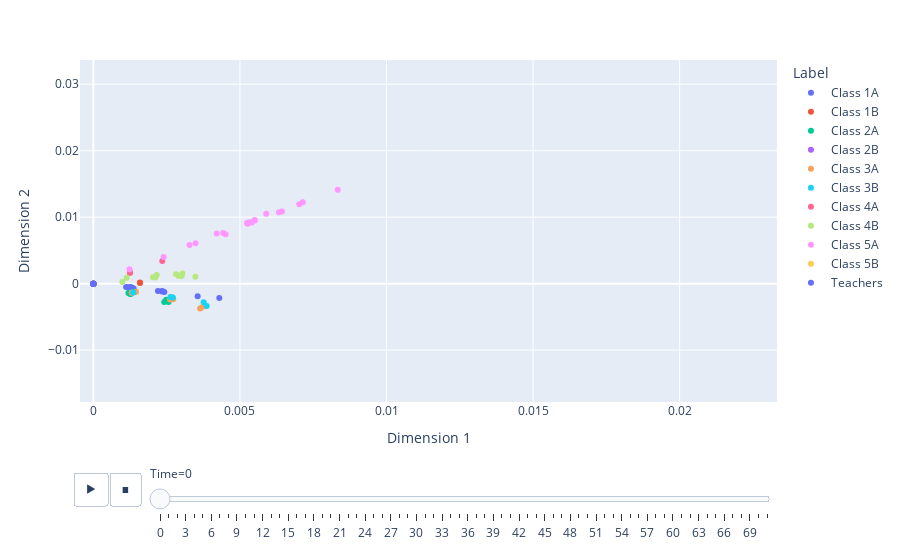

Here is the notebook cell this chart was saved with:
### Markdown cell above
#### A quick interactive and animated plot to explore your embedding

Click [here](https://edwarddavis1.github.io/example_pyemb_quick_plot/) to view an example of the interactive output of ```quick_plot()```.

### Code cell
# Quick interactive + animated plot of the embedding
fig = eb.quick_plot(URLSE_emb, n, T, node_labels)

### Figure 1 — Plotly figure (JSON) as saved in the notebook; plotly's stock layout.template omitted (floating-point values rounded to 4 significant figures)
{"data": [{"hovertemplate": "Label=Class 1A<br>Time=0<br>Dimension 1=%{x}<br>Dimension 2=%{y}<extra></extra>", "legendgroup": "Class 1A", "marker": {"color": "#636efa", "symbol": "circle"}, "mode": "markers", "name": "Class 1A", "orientation": "v", "showlegend": true, "type": "scatter", "x": [0.002341, 0.004296, 0.00127, 0.001277, 5.474e-17, 0.001241, 0.002348, 0.003556, 0.002201, 0.001277, 0.001373, 0.002419, 0.00127, 0.001116, 0.001324, 0.001324, 0.001186, 0.001186, 0, 0, 0, 0, 0], "xaxis": "x", "y": [-0.001171, -0.002154, -0.0006589, -0.0005327, -1.294e-17, -0.0008092, -0.001096, -0.001903, -0.001122, -0.000558, -0.0007375, -0.001274, -0.0006589, -0.0004926, -0.0006464, -0.0006464, -0.0005697, -0.000534, 0, 0, 0, 0, 0], "yaxis": "y"}, {"hovertemplate": "Label=Class 1B<br>Time=0<br>Dimension 1=%{x}<br>Dimension 2=%{y}<extra></extra>", "legendgroup": "Class 1B", "marker": {"color": "#EF553B", "symbol": "circle"}, "mode": "markers", "name": "Class 1B", "orientation": "v", "showlegend": true, "type": "scatter", "x": [0, 0, 0, 0, 0, 0.001589, 0.001589, 0, 0, 0, 0, 0, 0, 0, 0, 0, 0, 0, 0, 0, 0, 0, 0, 0, 0], "xaxis": "x", "y": [0, 0, 0, 0, 0, 0.0001882, 0.0001152, 0, 0, 0, 0, 0, 0, 0, 0, 0, 0, 0, 0, 0, 0, 0, 0, 0, 0], "yaxis": "y"}, {"hovertemplate": "Label=Class 2A<br>Time=0<br>Dimension 1=%{x}<br>Dimension 2=%{y}<extra></extra>", "legendgroup": "Class 2A", "marker": {"color": "#00cc96", "symbol": "circle"}, "mode": "markers", "name": "Class 2A", "orientation": "v", "showlegend": true, "type": "scatter", "x": [0.001223, 0.001263, 0, 0, 0, 0, 0, 0, 0, 0, 0, 0, 0, 0, 0, 0.002563, 0.002482, 0.001223, 0.002418, 0.001263, 0.002488, 0.001195, 0.001411], "xaxis": "x", "y": [-0.001376, -0.001554, 0, 0, 0, 0, 0, 0, 0, 0, 0, 0, 0, 0, 0, -0.002745, -0.002543, -0.001376, -0.002743, -0.001554, -0.002429, -0.001396, -0.001194], "yaxis": "y"}, {"hovertemplate": "Label=Class 2B<br>Time=0<br>Dimension 1=%{x}<br>Dimension 2=%{y}<extra></extra>", "legendgroup": "Class 2B", "marker": {"color": "#ab63fa", "symbol": "circle"}, "mode": "markers", "name": "Class 2B", "orientation": "v", "showlegend": true, "type": "scatter", "x": [0, 0, 0, 0, 0, 0, 0, 0, 0, 0, 0, 0, 0, 0, 0, 0, 0, 0, 0, 0, 0, 0, 0, 0, 0, 0], "xaxis": "x", "y": [0, 0, 0, 0, 0, 0, 0, 0, 0, 0, 0, 0, 0, 0, 0, 0, 0, 0, 0, 0, 0, 0, 0, 0, 0, 0], "yaxis": "y"}, {"hovertemplate": "Label=Class 3A<br>Time=0<br>Dimension 1=%{x}<br>Dimension 2=%{y}<extra></extra>", "legendgroup": "Class 3A", "marker": {"color": "#FFA15A", "symbol": "circle"}, "mode": "markers", "name": "Class 3A", "orientation": "v", "showlegend": true, "type": "scatter", "x": [0.001312, 0, 0.001312, 0.002724, 0, 0, 0, 0.001312, 0.003639, 0, 0, 0.003704, 0.001453, 0, 0, 0, 0.002615, 0, 0, 0, 0, 0, 0], "xaxis": "x", "y": [-0.001371, 0, -0.001371, -0.002353, 0, 0, 0, -0.001371, -0.00373, 0, 0, -0.00355, -0.001252, 0, 0, 0, -0.002389, 0, 0, 0, 0, 0, 0], "yaxis": "y"}, {"hovertemplate": "Label=Class 3B<br>Time=0<br>Dimension 1=%{x}<br>Dimension 2=%{y}<extra></extra>", "legendgroup": "Class 3B", "marker": {"color": "#19d3f3", "symbol": "circle"}, "mode": "markers", "name": "Class 3B", "orientation": "v", "showlegend": true, "type": "scatter", "x": [0, 0, 0, 0.003761, 0.002704, 0, 0, 0, 0, 0, 0, 0, 0.002704, 0, 0, 0.001361, 0.003865, 0.001361, 0, 0.002629, 0, 0], "xaxis": "x", "y": [0, 0, 0, -0.002812, -0.00209, 0, 0, 0, 0, 0, 0, 0, -0.00209, 0, 0, -0.001313, -0.00337, -0.001313, 0, -0.002024, 0, 0], "yaxis": "y"}, {"hovertemplate": "Label=Class 4A<br>Time=0<br>Dimension 1=%{x}<br>Dimension 2=%{y}<extra></extra>", "legendgroup": "Class 4A", "marker": {"color": "#FF6692", "symbol": "circle"}, "mode": "markers", "name": "Class 4A", "orientation": "v", "showlegend": true, "type": "scatter", "x": [0, 0, 0, 0, 0.001249, 0, 0, 0, 0, 0, 0, 0, 0, 0, 0, 0.002352, 0, 0, 0.001249, 0, 0], "xaxis": "x", "y": [0, 0, 0, 0, 0.001622, 0, 0, 0, 0, 0, 0, 0, 0, 0, 0, 0.003407, 0, 0, 0.001622, 0, 0], "yaxis": "y"}, {"hovertemplate": "Label=Class 4B<br>Time=0<br>Dimension 1=%{x}<br>Dimension 2=%{y}<extra></extra>", "legendgroup": "Class 4B", "marker": {"color": "#B6E880", "symbol": "circle"}, "mode": "markers", "name": "Class 4B", "orientation": "v", "showlegend": true, "type": "scatter", "x": [0.003478, 0.0009904, 0, 0.002899, 0.001134, 0.003037, 0.002031, 0.002821, 0, 0, 0, 0, 0, 0, 0, 0, 0.003009, 0.002112, 0, 0, 0.00216, 0, 0], "xaxis": "x", "y": [0.001032, 0.0002433, 0, 0.001182, 0.000878, 0.001516, 0.0009453, 0.001418, 0, 0, 0, 0, 0, 0, 0, 0, 0.001157, 0.0009127, 0, 0, 0.001295, 0, 0], "yaxis": "y"}, {"hovertemplate": "Label=Class 5A<br>Time=0<br>Dimension 1=%{x}<br>Dimension 2=%{y}<extra></extra>", "legendgroup": "Class 5A", "marker": {"color": "#FF97FF", "symbol": "circle"}, "mode": "markers", "name": "Class 5A", "orientation": "v", "showlegend": true, "type": "scatter", "x": [0, 0, 0.00451, 0.005262, 0.008336, 0.005502, 0.006433, 0.005502, 0.007143, 0.004428, 0.001236, 0.007021, 0.003487, 0.002398, 0.005896, 0.004206, 0.003279, 0.005323, 0.005242, 0, 0.0054, 0.006328], "xaxis": "x", "y": [0, 0, 0.007434, 0.009006, 0.01414, 0.009506, 0.01086, 0.009567, 0.01224, 0.007601, 0.002157, 0.01195, 0.006085, 0.004013, 0.01053, 0.007538, 0.005818, 0.009219, 0.009123, 0, 0.009191, 0.01075], "yaxis": "y"}, {"hovertemplate": "Label=Class 5B<br>Time=0<br>Dimension 1=%{x}<br>Dimension 2=%{y}<extra></extra>", "legendgroup": "Class 5B", "marker": {"color": "#FECB52", "symbol": "circle"}, "mode": "markers", "name": "Class 5B", "orientation": "v", "showlegend": true, "type": "scatter", "x": [0, 0, 0, 0, 0, 0, 0, 0, 0, 0, 0, 0, 0, 0, 0, 0, 0, 0, 0, 0, 0, 0, 0, 0], "xaxis": "x", "y": [0, 0, 0, 0, 0, 0, 0, 0, 0, 0, 0, 0, 0, 0, 0, 0, 0, 0, 0, 0, 0, 0, 0, 0], "yaxis": "y"}, {"hovertemplate": "Label=Teachers<br>Time=0<br>Dimension 1=%{x}<br>Dimension 2=%{y}<extra></extra>", "legendgroup": "Teachers", "marker": {"color": "#636efa", "symbol": "circle"}, "mode": "markers", "name": "Teachers", "orientation": "v", "showlegend": true, "type": "scatter", "x": [0, 0, 0, 0, 0, 0, 0, 0, 0, 0], "xaxis": "x", "y": [0, 0, 0, 0, 0, 0, 0, 0, 0, 0], "yaxis": "y"}], "layout": {"legend": {"title": {"text": "Label"}, "tracegroupgap": 0}, "margin": {"t": 60}, "sliders": [{"active": 0, "currentvalue": {"prefix": "Time="}, "len": 0.9, "pad": {"b": 10, "t": 60}, "steps": [{"args": [["0"], {"frame": {"duration": 0, "redraw": false}, "fromcurrent": true, "mode": "immediate", "transition": {"duration": 0, "easing": "linear"}}], "label": "0", "method": "animate"}, {"args": [["1"], {"frame": {"duration": 0, "redraw": false}, "fromcurrent": true, "mode": "immediate", "transition": {"duration": 0, "easing": "linear"}}], "label": "1", "method": "animate"}, {"args": [["2"], {"frame": {"duration": 0, "redraw": false}, "fromcurrent": true, "mode": "immediate", "transition": {"duration": 0, "easing": "linear"}}], "label": "2", "method": "animate"}, {"args": [["3"], {"frame": {"duration": 0, "redraw": false}, "fromcurrent": true, "mode": "immediate", "transition": {"duration": 0, "easing": "linear"}}], "label": "3", "method": "animate"}, {"args": [["4"], {"frame": {"duration": 0, "redraw": false}, "fromcurrent": true, "mode": "immediate", "transition": {"duration": 0, "easing": "linear"}}], "label": "4", "method": "animate"}, {"args": [["5"], {"frame": {"duration": 0, "redraw": false}, "fromcurrent": true, "mode": "immediate", "transition": {"duration": 0, "easing": "linear"}}], "label": "5", "method": "animate"}, {"args": [["6"], {"frame": {"duration": 0, "redraw": false}, "fromcurrent": true, "mode": "immediate", "transition": {"duration": 0, "easing": "linear"}}], "label": "6", "method": "animate"}, {"args": [["7"], {"frame": {"duration": 0, "redraw": false}, "fromcurrent": true, "mode": "immediate", "transition": {"duration": 0, "easing": "linear"}}], "label": "7", "method": "animate"}, {"args": [["8"], {"frame": {"duration": 0, "redraw": false}, "fromcurrent": true, "mode": "immediate", "transition": {"duration": 0, "easing": "linear"}}], "label": "8", "method": "animate"}, {"args": [["9"], {"frame": {"duration": 0, "redraw": false}, "fromcurrent": true, "mode": "immediate", "transition": {"duration": 0, "easing": "linear"}}], "label": "9", "method": "animate"}, {"args": [["10"], {"frame": {"duration": 0, "redraw": false}, "fromcurrent": true, "mode": "immediate", "transition": {"duration": 0, "easing": "linear"}}], "label": "10", "method": "animate"}, {"args": [["11"], {"frame": {"duration": 0, "redraw": false}, "fromcurrent": true, "mode": "immediate", "transition": {"duration": 0, "easing": "linear"}}], "label": "11", "method": "animate"}, {"args": [["12"], {"frame": {"duration": 0, "redraw": false}, "fromcurrent": true, "mode": "immediate", "transition": {"duration": 0, "easing": "linear"}}], "label": "12", "method": "animate"}, {"args": [["13"], {"frame": {"duration": 0, "redraw": false}, "fromcurrent": true, "mode": "immediate", "transition": {"duration": 0, "easing": "linear"}}], "label": "13", "method": "animate"}, {"args": [["14"], {"frame": {"duration": 0, "redraw": false}, "fromcurrent": true, "mode": "immediate", "transition": {"duration": 0, "easing": "linear"}}], "label": "14", "method": "animate"}, {"args": [["15"], {"frame": {"duration": 0, "redraw": false}, "fromcurrent": true, "mode": "immediate", "transition": {"duration": 0, "easing": "linear"}}], "label": "15", "method": "animate"}, {"args": [["16"], {"frame": {"duration": 0, "redraw": false}, "fromcurrent": true, "mode": "immediate", "transition": {"duration": 0, "easing": "linear"}}], "label": "16", "method": "animate"}, {"args": [["17"], {"frame": {"duration": 0, "redraw": false}, "fromcurrent": true, "mode": "immediate", "transition": {"duration": 0, "easing": "linear"}}], "label": "17", "method": "animate"}, {"args": [["18"], {"frame": {"duration": 0, "redraw": false}, "fromcurrent": true, "mode": "immediate", "transition": {"duration": 0, "easing": "linear"}}], "label": "18", "method": "animate"}, {"args": [["19"], {"frame": {"duration": 0, "redraw": false}, "fromcurrent": true, "mode": "immediate", "transition": {"duration": 0, "easing": "linear"}}], "label": "19", "method": "animate"}, {"args": [["20"], {"frame": {"duration": 0, "redraw": false}, "fromcurrent": true, "mode": "immediate", "transition": {"duration": 0, "easing": "linear"}}], "label": "20", "method": "animate"}, {"args": [["21"], {"frame": {"duration": 0, "redraw": false}, "fromcurrent": true, "mode": "immediate", "transition": {"duration": 0, "easing": "linear"}}], "label": "21", "method": "animate"}, {"args": [["22"], {"frame": {"duration": 0, "redraw": false}, "fromcurrent": true, "mode": "immediate", "transition": {"duration": 0, "easing": "linear"}}], "label": "22", "method": "animate"}, {"args": [["23"], {"frame": {"duration": 0, "redraw": false}, "fromcurrent": true, "mode": "immediate", "transition": {"duration": 0, "easing": "linear"}}], "label": "23", "method": "animate"}, {"args": [["24"], {"frame": {"duration": 0, "redraw": false}, "fromcurrent": true, "mode": "immediate", "transition": {"duration": 0, "easing": "linear"}}], "label": "24", "method": "animate"}, {"args": [["25"], {"frame": {"duration": 0, "redraw": false}, "fromcurrent": true, "mode": "immediate", "transition": {"duration": 0, "easing": "linear"}}], "label": "25", "method": "animate"}, {"args": [["26"], {"frame": {"duration": 0, "redraw": false}, "fromcurrent": true, "mode": "immediate", "transition": {"duration": 0, "easing": "linear"}}], "label": "26", "method": "animate"}, {"args": [["27"], {"frame": {"duration": 0, "redraw": false}, "fromcurrent": true, "mode": "immediate", "transition": {"duration": 0, "easing": "linear"}}], "label": "27", "method": "animate"}, {"args": [["28"], {"frame": {"duration": 0, "redraw": false}, "fromcurrent": true, "mode": "immediate", "transition": {"duration": 0, "easing": "linear"}}], "label": "28", "method": "animate"}, {"args": [["29"], {"frame": {"duration": 0, "redraw": false}, "fromcurrent": true, "mode": "immediate", "transition": {"duration": 0, "easing": "linear"}}], "label": "29", "method": "animate"}, {"args": [["30"], {"frame": {"duration": 0, "redraw": false}, "fromcurrent": true, "mode": "immediate", "transition": {"duration": 0, "easing": "linear"}}], "label": "30", "method": "animate"}, {"args": [["31"], {"frame": {"duration": 0, "redraw": false}, "fromcurrent": true, "mode": "immediate", "transition": {"duration": 0, "easing": "linear"}}], "label": "31", "method": "animate"}, {"args": [["32"], {"frame": {"duration": 0, "redraw": false}, "fromcurrent": true, "mode": "immediate", "transition": {"duration": 0, "easing": "linear"}}], "label": "32", "method": "animate"}, {"args": [["33"], {"frame": {"duration": 0, "redraw": false}, "fromcurrent": true, "mode": "immediate", "transition": {"duration": 0, "easing": "linear"}}], "label": "33", "method": "animate"}, {"args": [["34"], {"frame": {"duration": 0, "redraw": false}, "fromcurrent": true, "mode": "immediate", "transition": {"duration": 0, "easing": "linear"}}], "label": "34", "method": "animate"}, {"args": [["35"], {"frame": {"duration": 0, "redraw": false}, "fromcurrent": true, "mode": "immediate", "transition": {"duration": 0, "easing": "linear"}}], "label": "35", "method": "animate"}, {"args": [["36"], {"frame": {"duration": 0, "redraw": false}, "fromcurrent": true, "mode": "immediate", "transition": {"duration": 0, "easing": "linear"}}], "label": "36", "method": "animate"}, {"args": [["37"], {"frame": {"duration": 0, "redraw": false}, "fromcurrent": true, "mode": "immediate", "transition": {"duration": 0, "easing": "linear"}}], "label": "37", "method": "animate"}, {"args": [["38"], {"frame": {"duration": 0, "redraw": false}, "fromcurrent": true, "mode": "immediate", "transition": {"duration": 0, "easing": "linear"}}], "label": "38", "method": "animate"}, {"args": [["39"], {"frame": {"duration": 0, "redraw": false}, "fromcurrent": true, "mode": "immediate", "transition": {"duration": 0, "easing": "linear"}}], "label": "39", "method": "animate"}, {"args": [["40"], {"frame": {"duration": 0, "redraw": false}, "fromcurrent": true, "mode": "immediate", "transition": {"duration": 0, "easing": "linear"}}], "label": "40", "method": "animate"}, {"args": [["41"], {"frame": {"duration": 0, "redraw": false}, "fromcurrent": true, "mode": "immediate", "transition": {"duration": 0, "easing": "linear"}}], "label": "41", "method": "animate"}, {"args": [["42"], {"frame": {"duration": 0, "redraw": false}, "fromcurrent": true, "mode": "immediate", "transition": {"duration": 0, "easing": "linear"}}], "label": "42", "method": "animate"}, {"args": [["43"], {"frame": {"duration": 0, "redraw": false}, "fromcurrent": true, "mode": "immediate", "transition": {"duration": 0, "easing": "linear"}}], "label": "43", "method": "animate"}, {"args": [["44"], {"frame": {"duration": 0, "redraw": false}, "fromcurrent": true, "mode": "immediate", "transition": {"duration": 0, "easing": "linear"}}], "label": "44", "method": "animate"}, {"args": [["45"], {"frame": {"duration": 0, "redraw": false}, "fromcurrent": true, "mode": "immediate", "transition": {"duration": 0, "easing": "linear"}}], "label": "45", "method": "animate"}, {"args": [["46"], {"frame": {"duration": 0, "redraw": false}, "fromcurrent": true, "mode": "immediate", "transition": {"duration": 0, "easing": "linear"}}], "label": "46", "method": "animate"}, {"args": [["47"], {"frame": {"duration": 0, "redraw": false}, "fromcurrent": true, "mode": "immediate", "transition": {"duration": 0, "easing": "linear"}}], "label": "47", "method": "animate"}, {"args": [["48"], {"frame": {"duration": 0, "redraw": false}, "fromcurrent": true, "mode": "immediate", "transition": {"duration": 0, "easing": "linear"}}], "label": "48", "method": "animate"}, {"args": [["49"], {"frame": {"duration": 0, "redraw": false}, "fromcurrent": true, "mode": "immediate", "transition": {"duration": 0, "easing": "linear"}}], "label": "49", "method": "animate"}, {"args": [["50"], {"frame": {"duration": 0, "redraw": false}, "fromcurrent": true, "mode": "immediate", "transition": {"duration": 0, "easing": "linear"}}], "label": "50", "method": "animate"}, {"args": [["51"], {"frame": {"duration": 0, "redraw": false}, "fromcurrent": true, "mode": "immediate", "transition": {"duration": 0, "easing": "linear"}}], "label": "51", "method": "animate"}, {"args": [["52"], {"frame": {"duration": 0, "redraw": false}, "fromcurrent": true, "mode": "immediate", "transition": {"duration": 0, "easing": "linear"}}], "label": "52", "method": "animate"}, {"args": [["53"], {"frame": {"duration": 0, "redraw": false}, "fromcurrent": true, "mode": "immediate", "transition": {"duration": 0, "easing": "linear"}}], "label": "53", "method": "animate"}, {"args": [["54"], {"frame": {"duration": 0, "redraw": false}, "fromcurrent": true, "mode": "immediate", "transition": {"duration": 0, "easing": "linear"}}], "label": "54", "method": "animate"}, {"args": [["55"], {"frame": {"duration": 0, "redraw": false}, "fromcurrent": true, "mode": "immediate", "transition": {"duration": 0, "easing": "linear"}}], "label": "55", "method": "animate"}, {"args": [["56"], {"frame": {"duration": 0, "redraw": false}, "fromcurrent": true, "mode": "immediate", "transition": {"duration": 0, "easing": "linear"}}], "label": "56", "method": "animate"}, {"args": [["57"], {"frame": {"duration": 0, "redraw": false}, "fromcurrent": true, "mode": "immediate", "transition": {"duration": 0, "easing": "linear"}}], "label": "57", "method": "animate"}, {"args": [["58"], {"frame": {"duration": 0, "redraw": false}, "fromcurrent": true, "mode": "immediate", "transition": {"duration": 0, "easing": "linear"}}], "label": "58", "method": "animate"}, {"args": [["59"], {"frame": {"duration": 0, "redraw": false}, "fromcurrent": true, "mode": "immediate", "transition": {"duration": 0, "easing": "linear"}}], "label": "59", "method": "animate"}, {"args": [["60"], {"frame": {"duration": 0, "redraw": false}, "fromcurrent": true, "mode": "immediate", "transition": {"duration": 0, "easing": "linear"}}], "label": "60", "method": "animate"}, {"args": [["61"], {"frame": {"duration": 0, "redraw": false}, "fromcurrent": true, "mode": "immediate", "transition": {"duration": 0, "easing": "linear"}}], "label": "61", "method": "animate"}, {"args": [["62"], {"frame": {"duration": 0, "redraw": false}, "fromcurrent": true, "mode": "immediate", "transition": {"duration": 0, "easing": "linear"}}], "label": "62", "method": "animate"}, {"args": [["63"], {"frame": {"duration": 0, "redraw": false}, "fromcurrent": true, "mode": "immediate", "transition": {"duration": 0, "easing": "linear"}}], "label": "63", "method": "animate"}, {"args": [["64"], {"frame": {"duration": 0, "redraw": false}, "fromcurrent": true, "mode": "immediate", "transition": {"duration": 0, "easing": "linear"}}], "label": "64", "method": "animate"}, {"args": [["65"], {"frame": {"duration": 0, "redraw": false}, "fromcurrent": true, "mode": "immediate", "transition": {"duration": 0, "easing": "linear"}}], "label": "65", "method": "animate"}, {"args": [["66"], {"frame": {"duration": 0, "redraw": false}, "fromcurrent": true, "mode": "immediate", "transition": {"duration": 0, "easing": "linear"}}], "label": "66", "method": "animate"}, {"args": [["67"], {"frame": {"duration": 0, "redraw": false}, "fromcurrent": true, "mode": "immediate", "transition": {"duration": 0, "easing": "linear"}}], "label": "67", "method": "animate"}, {"args": [["68"], {"frame": {"duration": 0, "redraw": false}, "fromcurrent": true, "mode": "immediate", "transition": {"duration": 0, "easing": "linear"}}], "label": "68", "method": "animate"}, {"args": [["69"], {"frame": {"duration": 0, "redraw": false}, "fromcurrent": true, "mode": "immediate", "transition": {"duration": 0, "easing": "linear"}}], "label": "69", "method": "animate"}, {"args": [["70"], {"frame": {"duration": 0, "redraw": false}, "fromcurrent": true, "mode": "immediate", "transition": {"duration": 0, "easing": "linear"}}], "label": "70", "method": "animate"}, {"args": [["71"], {"frame": {"duration": 0, "redraw": false}, "fromcurrent": true, "mode": "immediate", "transition": {"duration": 0, "easing": "linear"}}], "label": "71", "method": "animate"}], "x": 0.1, "xanchor": "left", "y": 0, "yanchor": "top"}], "updatemenus": [{"buttons": [{"args": [null, {"frame": {"duration": 500, "redraw": false}, "fromcurrent": true, "mode": "immediate", "transition": {"duration": 500, "easing": "linear"}}], "label": "&#9654;", "method": "animate"}, {"args": [[null], {"frame": {"duration": 0, "redraw": false}, "fromcurrent": true, "mode": "immediate", "transition": {"duration": 0, "easing": "linear"}}], "label": "&#9724;", "method": "animate"}], "direction": "left", "pad": {"r": 10, "t": 70}, "showactive": false, "type": "buttons", "x": 0.1, "xanchor": "right", "y": 0, "yanchor": "top"}], "xaxis": {"anchor": "y", "domain": [0, 1], "range": [-0.0004573, 0.02332], "title": {"text": "Dimension 1"}}, "yaxis": {"anchor": "x", "domain": [0, 1], "range": [-0.0178, 0.03364], "title": {"text": "Dimension 2"}}}}
